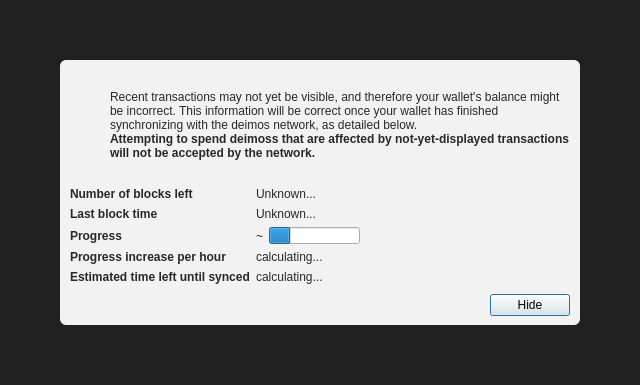
<?xml version="1.0" encoding="UTF-8"?>
<ui version="4.0">
 <class>ModalOverlay</class>
 <widget class="ModalOverlay" name="ModalOverlay">
  <property name="geometry">
   <rect>
    <x>0</x>
    <y>0</y>
    <width>640</width>
    <height>385</height>
   </rect>
  </property>
  <property name="windowTitle">
   <string>Form</string>
  </property>
  <layout class="QVBoxLayout" name="verticalLayout" stretch="0">
   <property name="sizeConstraint">
    <enum>QLayout::SetDefaultConstraint</enum>
   </property>
   <property name="leftMargin">
    <number>0</number>
   </property>
   <property name="topMargin">
    <number>0</number>
   </property>
   <property name="rightMargin">
    <number>0</number>
   </property>
   <property name="bottomMargin">
    <number>0</number>
   </property>
   <item>
    <widget class="QWidget" name="bgWidget" native="true">
     <property name="styleSheet">
      <string notr="true">#bgWidget { background: rgba(0,0,0,220); }</string>
     </property>
     <layout class="QVBoxLayout" name="verticalLayoutMain" stretch="1">
      <property name="leftMargin">
       <number>60</number>
      </property>
      <property name="topMargin">
       <number>60</number>
      </property>
      <property name="rightMargin">
       <number>60</number>
      </property>
      <property name="bottomMargin">
       <number>60</number>
      </property>
      <item>
       <widget class="QWidget" name="contentWidget" native="true">
        <property name="styleSheet">
         <string notr="true">#contentWidget { background: rgba(255,255,255,240); border-radius: 6px; }

QLabel { color: rgb(40,40,40);  }</string>
        </property>
        <layout class="QVBoxLayout" name="verticalLayoutSub" stretch="1,0,0,0">
         <property name="spacing">
          <number>0</number>
         </property>
         <property name="leftMargin">
          <number>10</number>
         </property>
         <property name="topMargin">
          <number>10</number>
         </property>
         <property name="rightMargin">
          <number>10</number>
         </property>
         <property name="bottomMargin">
          <number>10</number>
         </property>
         <item>
          <layout class="QHBoxLayout" name="horizontalLayoutIconText" stretch="0,1">
           <property name="topMargin">
            <number>20</number>
           </property>
           <item>
            <layout class="QVBoxLayout" name="verticalLayoutIcon">
             <property name="leftMargin">
              <number>0</number>
             </property>
             <item>
              <widget class="QPushButton" name="warningIcon">
               <property name="enabled">
                <bool>false</bool>
               </property>
               <property name="text">
                <string/>
               </property>
               <property name="icon">
                <iconset>
                 <normaloff>:/icons/warning</normaloff>
                 <disabledoff>:/icons/warning</disabledoff>:/icons/warning</iconset>
               </property>
               <property name="iconSize">
                <size>
                 <width>48</width>
                 <height>48</height>
                </size>
               </property>
               <property name="flat">
                <bool>true</bool>
               </property>
              </widget>
             </item>
             <item>
              <spacer name="verticalSpacerWarningIcon">
               <property name="orientation">
                <enum>Qt::Vertical</enum>
               </property>
               <property name="sizeHint" stdset="0">
                <size>
                 <width>20</width>
                 <height>40</height>
                </size>
               </property>
              </spacer>
             </item>
            </layout>
           </item>
           <item>
            <layout class="QVBoxLayout" name="verticalLayoutInfoText">
             <property name="leftMargin">
              <number>0</number>
             </property>
             <property name="topMargin">
              <number>0</number>
             </property>
             <item>
              <widget class="QLabel" name="infoText">
               <property name="text">
                <string>Recent transactions may not yet be visible, and therefore your wallet's balance might be incorrect. This information will be correct once your wallet has finished synchronizing with the deimos network, as detailed below.</string>
               </property>
               <property name="textFormat">
                <enum>Qt::RichText</enum>
               </property>
               <property name="wordWrap">
                <bool>true</bool>
               </property>
              </widget>
             </item>
             <item>
              <widget class="QLabel" name="infoTextStrong">
               <property name="font">
                <font>
                 <weight>75</weight>
                 <bold>true</bold>
                </font>
               </property>
               <property name="text">
                <string>Attempting to spend deimoss that are affected by not-yet-displayed transactions will not be accepted by the network.</string>
               </property>
               <property name="textFormat">
                <enum>Qt::RichText</enum>
               </property>
               <property name="wordWrap">
                <bool>true</bool>
               </property>
              </widget>
             </item>
             <item>
              <spacer name="verticalSpacerInTextSpace">
               <property name="orientation">
                <enum>Qt::Vertical</enum>
               </property>
               <property name="sizeHint" stdset="0">
                <size>
                 <width>20</width>
                 <height>40</height>
                </size>
               </property>
              </spacer>
             </item>
            </layout>
           </item>
          </layout>
         </item>
         <item>
          <spacer name="verticalSpacerAfterText">
           <property name="orientation">
            <enum>Qt::Vertical</enum>
           </property>
           <property name="sizeHint" stdset="0">
            <size>
             <width>20</width>
             <height>40</height>
            </size>
           </property>
          </spacer>
         </item>
         <item>
          <layout class="QFormLayout" name="formLayout">
           <property name="fieldGrowthPolicy">
            <enum>QFormLayout::FieldsStayAtSizeHint</enum>
           </property>
           <property name="horizontalSpacing">
            <number>6</number>
           </property>
           <property name="verticalSpacing">
            <number>6</number>
           </property>
           <property name="topMargin">
            <number>10</number>
           </property>
           <item row="0" column="0">
            <widget class="QLabel" name="labelNumberOfBlocksLeft">
             <property name="font">
              <font>
               <weight>75</weight>
               <bold>true</bold>
              </font>
             </property>
             <property name="text">
              <string>Number of blocks left</string>
             </property>
            </widget>
           </item>
           <item row="0" column="1">
            <widget class="QLabel" name="numberOfBlocksLeft">
             <property name="text">
              <string>Unknown...</string>
             </property>
            </widget>
           </item>
           <item row="1" column="0">
            <widget class="QLabel" name="labelLastBlockTime">
             <property name="font">
              <font>
               <weight>75</weight>
               <bold>true</bold>
              </font>
             </property>
             <property name="text">
              <string>Last block time</string>
             </property>
            </widget>
           </item>
           <item row="1" column="1">
            <widget class="QLabel" name="newestBlockDate">
             <property name="sizePolicy">
              <sizepolicy hsizetype="Maximum" vsizetype="Preferred">
               <horstretch>0</horstretch>
               <verstretch>0</verstretch>
              </sizepolicy>
             </property>
             <property name="text">
              <string>Unknown...</string>
             </property>
            </widget>
           </item>
           <item row="2" column="0">
            <widget class="QLabel" name="labelSyncDone">
             <property name="font">
              <font>
               <weight>75</weight>
               <bold>true</bold>
              </font>
             </property>
             <property name="text">
              <string>Progress</string>
             </property>
            </widget>
           </item>
           <item row="2" column="1">
            <layout class="QHBoxLayout" name="horizontalLayoutSync" stretch="0,1">
             <item>
              <widget class="QLabel" name="percentageProgress">
               <property name="text">
                <string notr="true">~</string>
               </property>
              </widget>
             </item>
             <item>
              <widget class="QProgressBar" name="progressBar">
               <property name="value">
                <number>24</number>
               </property>
               <property name="format">
                <string/>
               </property>
              </widget>
             </item>
            </layout>
           </item>
           <item row="4" column="0">
            <widget class="QLabel" name="labelProgressIncrease">
             <property name="font">
              <font>
               <weight>75</weight>
               <bold>true</bold>
              </font>
             </property>
             <property name="text">
              <string>Progress increase per hour</string>
             </property>
            </widget>
           </item>
           <item row="4" column="1">
            <widget class="QLabel" name="progressIncreasePerH">
             <property name="text">
              <string>calculating...</string>
             </property>
            </widget>
           </item>
           <item row="5" column="0">
            <widget class="QLabel" name="labelEstimatedTimeLeft">
             <property name="font">
              <font>
               <weight>75</weight>
               <bold>true</bold>
              </font>
             </property>
             <property name="text">
              <string>Estimated time left until synced</string>
             </property>
            </widget>
           </item>
           <item row="5" column="1">
            <widget class="QLabel" name="expectedTimeLeft">
             <property name="text">
              <string>calculating...</string>
             </property>
            </widget>
           </item>
          </layout>
         </item>
         <item>
          <layout class="QHBoxLayout" name="horizontalLayoutButtons">
           <property name="leftMargin">
            <number>10</number>
           </property>
           <property name="topMargin">
            <number>10</number>
           </property>
           <item>
            <spacer name="horizontalSpacer">
             <property name="orientation">
              <enum>Qt::Horizontal</enum>
             </property>
             <property name="sizeHint" stdset="0">
              <size>
               <width>40</width>
               <height>20</height>
              </size>
             </property>
            </spacer>
           </item>
           <item>
            <widget class="QPushButton" name="closeButton">
             <property name="text">
              <string>Hide</string>
             </property>
             <property name="focusPolicy">
              <enum>Qt::StrongFocus</enum>
             </property>
             <property name="default">
              <bool>true</bool>
             </property>
            </widget>
           </item>
          </layout>
         </item>
        </layout>
       </widget>
      </item>
     </layout>
    </widget>
   </item>
  </layout>
 </widget>
 <customwidgets>
  <customwidget>
   <class>ModalOverlay</class>
   <extends>QWidget</extends>
   <header>qt/modaloverlay.h</header>
   <container>1</container>
  </customwidget>
 </customwidgets>
 <resources/>
 <connections/>
</ui>
